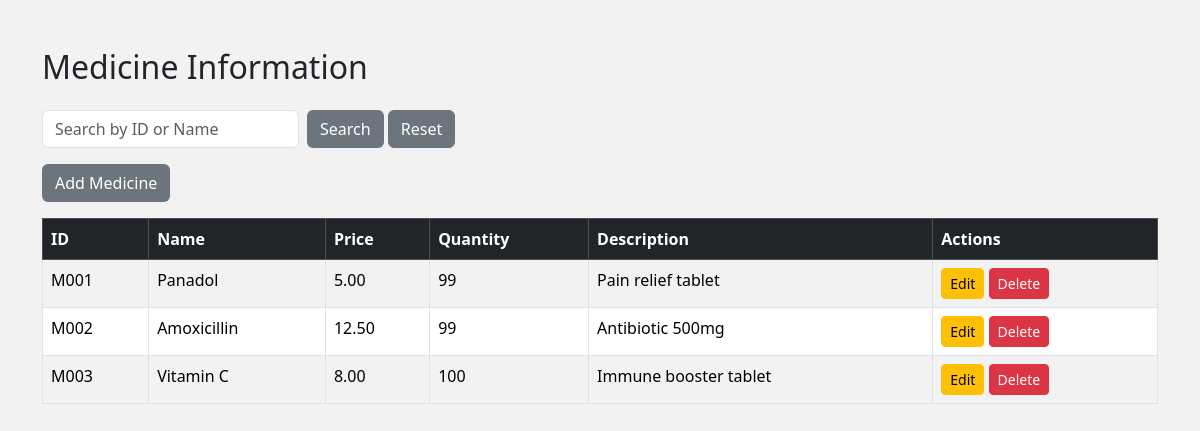
The page /include/FC_pharmacist_stock_management.php on the database its author committed.
### tables this page shows
CREATE TABLE IF NOT EXISTS `medicine_info` (
  `medicine_id` varchar(20) NOT NULL,
  `medicine_name` varchar(100) DEFAULT NULL,
  `medicine_price` decimal(10,2) DEFAULT NULL,
  `medicine_quantity` int DEFAULT NULL,
  `medicine_description` varchar(255) DEFAULT NULL,
  PRIMARY KEY (`medicine_id`)
);

### include/FC_pharmacist_stock_management.php (the view, shortened to what this page needs)
<?php
$host = "localhost";
$user = "root";
$pass = "";
$db = "latest";
$conn = new mysqli($host, $user, $pass, $db);
$search = "";
if(isset($_GET['search'])) {
    $search = $_GET['search'];
    $stmt = $conn->prepare("SELECT * FROM medicine_info WHERE medicine_id LIKE ? OR medicine_name LIKE ? ORDER BY medicine_id ASC");
    $likeSearch = "%".$search."%";
    $stmt->bind_param("ss", $likeSearch, $likeSearch);
    $stmt->execute();
    $result = $stmt->get_result();
} else {
    $result = $conn->query("SELECT * FROM medicine_info ORDER BY medicine_id ASC");
}
?>
<!DOCTYPE html>
<html lang="en">
<head>
<link href="https://cdn.jsdelivr.net/npm/bootstrap@5.3.2/dist/css/bootstrap.min.css" rel="stylesheet">
</head>
<body>
<div class="container my-5">
<h2 class="mb-4">Medicine Information</h2>
<form method="get" class="mb-3 row g-2">
    <div class="col-auto">
        <input type="text" class="form-control" name="search" placeholder="Search by ID or Name" value="<?php echo htmlspecialchars($search); ?>">
    </div>
    <div class="col-auto">
        <button type="submit" class="btn btn-custom">Search</button>
        <a href="index.php" class="btn btn-secondary">Reset</a>
    </div>
</form>
<button class="btn btn-custom mb-3" data-bs-toggle="modal" data-bs-target="#addModal">Add Medicine</button>
<table class="table table-bordered table-striped">
<thead class="table-dark">
<tr>
<th>ID</th>
<th>Name</th>
<th>Price</th>
<th>Quantity</th>
<th>Description</th>
<th>Actions</th>
</tr>
</thead>
<tbody>
<?php while($medicine = $result->fetch_assoc()): ?>
<tr>
<td><?php echo $medicine['medicine_id']; ?></td>
<td><?php echo $medicine['medicine_name']; ?></td>
<td><?php echo $medicine['medicine_price']; ?></td>
<td><?php echo $medicine['medicine_quantity']; ?></td>
<td><?php echo $medicine['medicine_description']; ?></td>
<td>
<button class="btn btn-sm btn-warning" data-bs-toggle="modal" data-bs-target="#editModal<?php echo $medicine['medicine_id']; ?>">Edit</button>
<a href="index.php?delete=<?php echo $medicine['medicine_id']; ?>" class="btn btn-sm btn-danger" onclick="return confirm('Delete this medicine?')">Delete</a>
</td>
</tr>
<?php endwhile; ?>
</tbody>
</table>
</div>
</body>
</html>

### include/FC_pharmacist_stock_management.php (style rules this page uses)
body { background-color: #f2f2f2; }
.btn-custom { background-color: #6c757d; color: white; }

### rows shown on the page
medicine_info: medicine_id "M001", medicine_name "Panadol", medicine_price "5.00", medicine_quantity "99", medicine_description "Pain relief tablet"
medicine_info: medicine_id "M002", medicine_name "Amoxicillin", medicine_price "12.50", medicine_quantity "99", medicine_description "Antibiotic 500mg"
medicine_info: medicine_id "M003", medicine_name "Vitamin C", medicine_price "8.00", medicine_quantity "100", medicine_description "Immune booster tablet"
